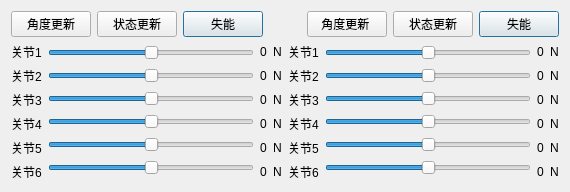
    <widget class="QWidget" name="tab_4">
     <attribute name="title">
      <string>关节</string>
     </attribute>
     <layout class="QVBoxLayout" name="verticalLayout_22">
      <item>
       <layout class="QVBoxLayout" name="verticalLayout_8">
        <item>
         <layout class="QHBoxLayout" name="horizontalLayout_13">
          <item>
           <widget class="QPushButton" name="ARM2AngleUpdata">
            <property name="text">
             <string>角度更新</string>
            </property>
           </widget>
          </item>
          <item>
           <widget class="QPushButton" name="ARM2StatusUpdata">
            <property name="text">
             <string>状态更新</string>
            </property>
           </widget>
          </item>
          <item>
           <widget class="QPushButton" name="ARM1Enable">
            <property name="text">
             <string>失能</string>
            </property>
            <property name="checkable">
             <bool>true</bool>
            </property>
            <property name="checked">
             <bool>false</bool>
            </property>
            <property name="autoDefault">
             <bool>false</bool>
            </property>
            <property name="default">
             <bool>true</bool>
            </property>
            <property name="flat">
             <bool>false</bool>
            </property>
           </widget>
          </item>
          <item>
           <widget class="QPushButton" name="Arm_Stop_All_2">
            <property name="styleSheet">
             <string notr="true">border:none</string>
            </property>
            <property name="text">
             <string/>
            </property>
            <property name="icon">
             <iconset resource="../resources/resources.qrc">
              <normaloff>:/imgs/stop_off.png</normaloff>
              <normalon>:/imgs/stop.png</normalon>:/imgs/stop_off.png</iconset>
            </property>
            <property name="iconSize">
             <size>
              <width>48</width>
              <height>48</height>
             </size>
            </property>
           </widget>
          </item>
          <item>
           <widget class="QPushButton" name="ARM1AngleUpdata">
            <property name="text">
             <string>角度更新 </string>
            </property>
           </widget>
          </item>
          <item>
           <widget class="QPushButton" name="ARM1StatusUpdata">
            <property name="text">
             <string>状态更新</string>
            </property>
           </widget>
          </item>
          <item>
           <widget class="QPushButton" name="ARM2Enable">
            <property name="text">
             <string>失能</string>
            </property>
            <property name="checkable">
             <bool>true</bool>
            </property>
            <property name="checked">
             <bool>false</bool>
            </property>
            <property name="autoDefault">
             <bool>false</bool>
            </property>
            <property name="default">
             <bool>true</bool>
            </property>
            <property name="flat">
             <bool>false</bool>
            </property>
           </widget>
          </item>
         </layout>
        </item>
       </layout>
      </item>
      <item>
       <layout class="QHBoxLayout" name="horizontalLayout_12">
        <item>
         <layout class="QHBoxLayout" name="horizontalLayout_10">
          <item>
           <layout class="QVBoxLayout" name="verticalLayout_4">
            <item>
             <widget class="QLabel" name="arm2_joint_1">
              <property name="text">
               <string>关节1</string>
              </property>
             </widget>
            </item>
            <item>
             <widget class="QLabel" name="arm2_joint_2">
              <property name="text">
               <string>关节2</string>
              </property>
             </widget>
            </item>
            <item>
             <widget class="QLabel" name="arm2_joint_3">
              <property name="text">
               <string>关节3</string>
              </property>
             </widget>
            </item>
            <item>
             <widget class="QLabel" name="arm2_joint_4">
              <property name="text">
               <string>关节4</string>
              </property>
             </widget>
            </item>
            <item>
             <widget class="QLabel" name="arm2_joint_5">
              <property name="text">
               <string>关节5</string>
              </property>
             </widget>
            </item>
            <item>
             <widget class="QLabel" name="arm2_joint_6">
              <property name="text">
               <string>关节6</string>
              </property>
             </widget>
            </item>
           </layout>
          </item>
          <item>
           <layout class="QVBoxLayout" name="verticalLayout_6">
            <item>
             <widget class="QSlider" name="arm2_slider1">
              <property name="minimum">
               <number>-180</number>
              </property>
              <property name="maximum">
               <number>180</number>
              </property>
              <property name="singleStep">
               <number>0</number>
              </property>
              <property name="orientation">
               <enum>Qt::Horizontal</enum>
              </property>
             </widget>
            </item>
            <item>
             <widget class="QSlider" name="arm2_slider2">
              <property name="minimum">
               <number>-180</number>
              </property>
              <property name="maximum">
               <number>180</number>
              </property>
              <property name="singleStep">
               <number>1</number>
              </property>
              <property name="value">
               <number>0</number>
              </property>
              <property name="orientation">
               <enum>Qt::Horizontal</enum>
              </property>
             </widget>
            </item>
            <item>
             <widget class="QSlider" name="arm2_slider3">
              <property name="minimum">
               <number>-180</number>
              </property>
              <property name="maximum">
               <number>180</number>
              </property>
              <property name="singleStep">
               <number>1</number>
              </property>
              <property name="orientation">
               <enum>Qt::Horizontal</enum>
              </property>
             </widget>
            </item>
            <item>
             <widget class="QSlider" name="arm2_slider4">
              <property name="minimum">
               <number>-180</number>
              </property>
              <property name="maximum">
               <number>180</number>
              </property>
              <property name="singleStep">
               <number>1</number>
              </property>
              <property name="orientation">
               <enum>Qt::Horizontal</enum>
              </property>
             </widget>
            </item>
            <item>
             <widget class="QSlider" name="arm2_slider5">
              <property name="minimum">
               <number>-180</number>
              </property>
              <property name="maximum">
               <number>180</number>
              </property>
              <property name="singleStep">
               <number>1</number>
              </property>
              <property name="orientation">
               <enum>Qt::Horizontal</enum>
              </property>
             </widget>
            </item>
            <item>
             <widget class="QSlider" name="arm2_slider6">
              <property name="minimum">
               <number>-180</number>
              </property>
              <property name="maximum">
               <number>180</number>
              </property>
              <property name="singleStep">
               <number>1</number>
              </property>
              <property name="orientation">
               <enum>Qt::Horizontal</enum>
              </property>
             </widget>
            </item>
           </layout>
          </item>
          <item>
           <layout class="QVBoxLayout" name="verticalLayout_7">
            <item>
             <widget class="QLabel" name="arm2_joint_angle_1">
              <property name="text">
               <string>0</string>
              </property>
             </widget>
            </item>
            <item>
             <widget class="QLabel" name="arm2_joint_angle_2">
              <property name="text">
               <string>0</string>
              </property>
             </widget>
            </item>
            <item>
             <widget class="QLabel" name="arm2_joint_angle_3">
              <property name="text">
               <string>0</string>
              </property>
             </widget>
            </item>
            <item>
             <widget class="QLabel" name="arm2_joint_angle_4">
              <property name="text">
               <string>0</string>
              </property>
             </widget>
            </item>
            <item>
             <widget class="QLabel" name="arm2_joint_angle_5">
              <property name="text">
               <string>0</string>
              </property>
             </widget>
            </item>
            <item>
             <widget class="QLabel" name="arm2_joint_angle_6">
              <property name="text">
               <string>0</string>
              </property>
             </widget>
            </item>
           </layout>
          </item>
          <item>
           <layout class="QVBoxLayout" name="verticalLayout_14">
            <item>
             <widget class="QLabel" name="arm2_flag1">
              <property name="text">
               <string>N</string>
              </property>
             </widget>
            </item>
            <item>
             <widget class="QLabel" name="arm2_flag2">
              <property name="text">
               <string>N</string>
              </property>
             </widget>
            </item>
            <item>
             <widget class="QLabel" name="arm2_flag3">
              <property name="text">
               <string>N</string>
              </property>
             </widget>
            </item>
            <item>
             <widget class="QLabel" name="arm2_flag4">
              <property name="text">
               <string>N</string>
              </property>
             </widget>
            </item>
            <item>
             <widget class="QLabel" name="arm2_flag5">
              <property name="text">
               <string>N</string>
              </property>
             </widget>
            </item>
            <item>
             <widget class="QLabel" name="arm2_flag6">
              <property name="text">
               <string>N</string>
              </property>
             </widget>
            </item>
           </layout>
          </item>
         </layout>
        </item>
        <item>
         <layout class="QHBoxLayout" name="horizontalLayout_11">
          <item>
           <layout class="QVBoxLayout" name="verticalLayout_3">
            <item>
             <widget class="QLabel" name="arm1_joint_1">
              <property name="text">
               <string>关节1</string>
              </property>
             </widget>
            </item>
            <item>
             <widget class="QLabel" name="arm1_joint_2">
              <property name="text">
               <string>关节2</string>
              </property>
             </widget>
            </item>
            <item>
             <widget class="QLabel" name="arm1_joint_3">
              <property name="text">
               <string>关节3</string>
              </property>
             </widget>
            </item>
            <item>
             <widget class="QLabel" name="arm1_joint_4">
              <property name="text">
               <string>关节4</string>
              </property>
             </widget>
            </item>
            <item>
             <widget class="QLabel" name="arm1_joint_5">
              <property name="text">
               <string>关节5</string>
              </property>
             </widget>
            </item>
            <item>
             <widget class="QLabel" name="arm1_joint_6">
              <property name="text">
               <string>关节6</string>
              </property>
             </widget>
            </item>
           </layout>
          </item>
          <item>
           <layout class="QVBoxLayout" name="verticalLayout">
            <item>
             <widget class="QSlider" name="arm1_slider1">
              <property name="minimum">
               <number>-180</number>
              </property>
              <property name="maximum">
               <number>180</number>
              </property>
              <property name="singleStep">
               <number>0</number>
              </property>
              <property name="value">
               <number>0</number>
              </property>
              <property name="orientation">
               <enum>Qt::Horizontal</enum>
              </property>
             </widget>
            </item>
            <item>
             <widget class="QSlider" name="arm1_slider2">
              <property name="minimum">
               <number>-180</number>
              </property>
              <property name="maximum">
               <number>180</number>
              </property>
              <property name="singleStep">
               <number>1</number>
              </property>
              <property name="value">
               <number>0</number>
              </property>
              <property name="sliderPosition">
               <number>0</number>
              </property>
              <property name="orientation">
               <enum>Qt::Horizontal</enum>
              </property>
             </widget>
            </item>
            <item>
             <widget class="QSlider" name="arm1_slider3">
              <property name="minimum">
               <number>-180</number>
              </property>
              <property name="maximum">
               <number>180</number>
              </property>
              <property name="value">
               <number>0</number>
              </property>
              <property name="sliderPosition">
               <number>0</number>
              </property>
              <property name="orientation">
               <enum>Qt::Horizontal</enum>
              </property>
             </widget>
            </item>
            <item>
             <widget class="QSlider" name="arm1_slider4">
              <property name="minimum">
               <number>-180</number>
              </property>
              <property name="maximum">
               <number>180</number>
              </property>
              <property name="value">
               <number>0</number>
              </property>
              <property name="sliderPosition">
               <number>0</number>
              </property>
              <property name="orientation">
               <enum>Qt::Horizontal</enum>
              </property>
             </widget>
            </item>
            <item>
             <widget class="QSlider" name="arm1_slider5">
              <property name="minimum">
               <number>-180</number>
              </property>
              <property name="maximum">
               <number>180</number>
              </property>
              <property name="value">
               <number>0</number>
              </property>
              <property name="sliderPosition">
               <number>0</number>
              </property>
              <property name="orientation">
               <enum>Qt::Horizontal</enum>
              </property>
             </widget>
            </item>
            <item>
             <widget class="QSlider" name="arm1_slider6">
              <property name="minimum">
               <number>-180</number>
              </property>
              <property name="maximum">
               <number>180</number>
              </property>
              <property name="value">
               <number>0</number>
              </property>
              <property name="sliderPosition">
               <number>0</number>
              </property>
              <property name="orientation">
               <enum>Qt::Horizontal</enum>
              </property>
             </widget>
            </item>
           </layout>
          </item>
          <item>
           <layout class="QVBoxLayout" name="verticalLayout_2">
            <item>
             <widget class="QLabel" name="arm1_joint_angle_1">
              <property name="lineWidth">
               <number>0</number>
              </property>
              <property name="text">
               <string>0</string>
              </property>
              <property name="alignment">
               <set>Qt::AlignCenter</set>
              </property>
             </widget>
            </item>
            <item>
             <widget class="QLabel" name="arm1_joint_angle_2">
              <property name="text">
               <string>0</string>
              </property>
              <property name="alignment">
               <set>Qt::AlignCenter</set>
              </property>
             </widget>
            </item>
            <item>
             <widget class="QLabel" name="arm1_joint_angle_3">
              <property name="text">
               <string>0</string>
              </property>
              <property name="alignment">
               <set>Qt::AlignCenter</set>
              </property>
             </widget>
            </item>
            <item>
             <widget class="QLabel" name="arm1_joint_angle_4">
              <property name="text">
               <string>0</string>
              </property>
              <property name="alignment">
               <set>Qt::AlignCenter</set>
              </property>
             </widget>
            </item>
            <item>
             <widget class="QLabel" name="arm1_joint_angle_5">
              <property name="text">
               <string>0</string>
              </property>
              <property name="alignment">
               <set>Qt::AlignCenter</set>
              </property>
             </widget>
            </item>
            <item>
             <widget class="QLabel" name="arm1_joint_angle_6">
              <property name="text">
               <string>0</string>
              </property>
              <property name="alignment">
               <set>Qt::AlignCenter</set>
              </property>
             </widget>
            </item>
           </layout>
          </item>
          <item>
           <layout class="QVBoxLayout" name="verticalLayout_13">
            <item>
             <widget class="QLabel" name="arm1_flag1">
              <property name="text">
               <string>N</string>
              </property>
             </widget>
            </item>
            <item>
             <widget class="QLabel" name="arm1_flag2">
              <property name="text">
               <string>N</string>
              </property>
             </widget>
            </item>
            <item>
             <widget class="QLabel" name="arm1_flag3">
              <property name="text">
               <string>N</string>
              </property>
             </widget>
            </item>
            <item>
             <widget class="QLabel" name="arm1_flag4">
              <property name="text">
               <string>N</string>
              </property>
             </widget>
            </item>
            <item>
             <widget class="QLabel" name="arm1_flag5">
              <property name="text">
               <string>N</string>
              </property>
             </widget>
            </item>
            <item>
             <widget class="QLabel" name="arm1_flag6">
              <property name="text">
               <string>N</string>
              </property>
             </widget>
            </item>
           </layout>
          </item>
         </layout>
        </item>
       </layout>
      </item>
     </layout>
    </widget>
